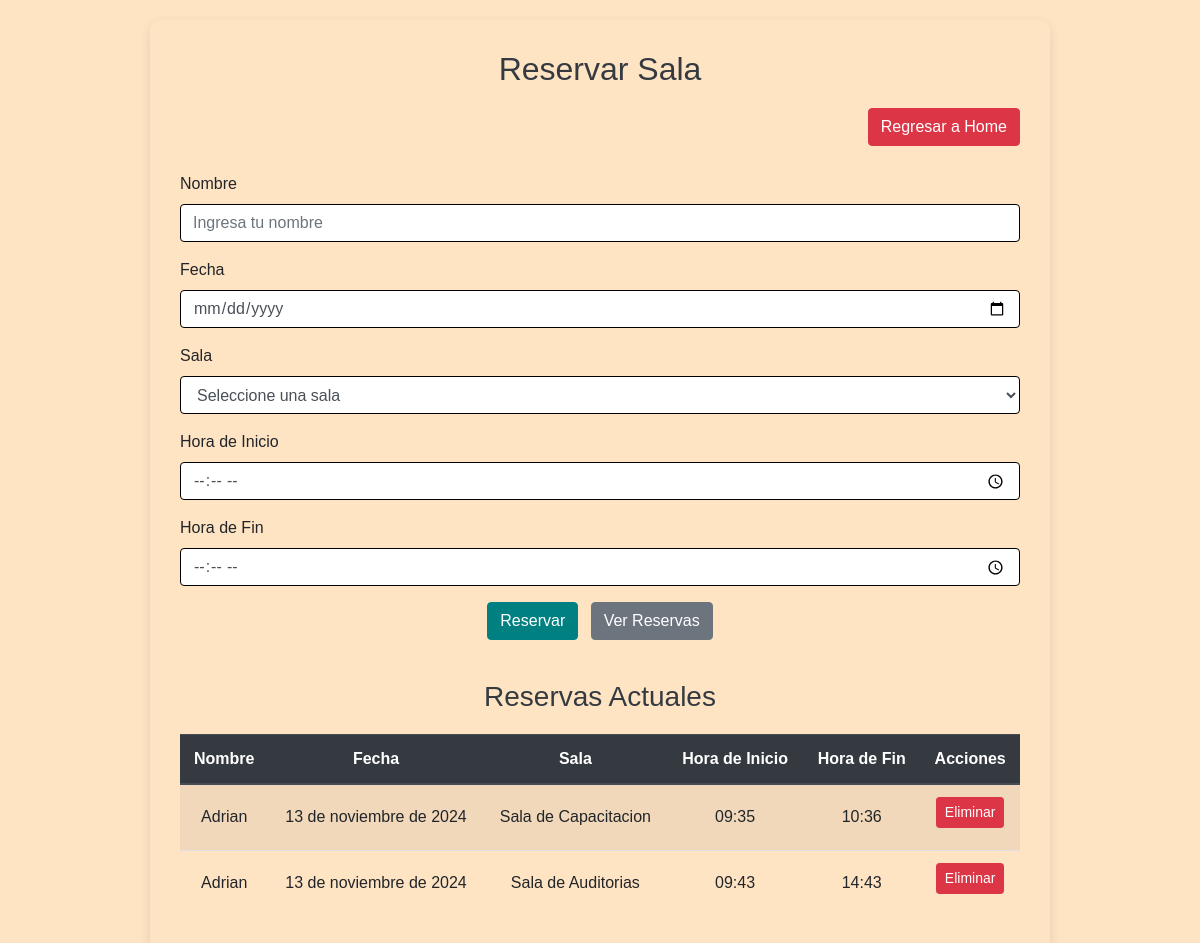
Page /app/reservar_salas/ on the committed database.
### app/models.py (models this page shows, shortened)
class Reserva(models.Model):
    nombre_reservante = models.CharField(max_length=100)
    fecha = models.DateField()
    sala = models.ForeignKey(Sala, on_delete=models.CASCADE)
    hora_inicio = models.TimeField()
    hora_fin = models.TimeField()
    class Meta:
        unique_together = ('fecha', 'sala', 'hora_inicio', 'hora_fin')

class Sala(models.Model):
    nombre = models.CharField(max_length=100)

### app/views.py (the view, shortened to what this page needs)
# urls.py: path('reservar_salas/', reservar_salas, name='reservar_salas'),
def reservar_salas(request):
    salas = Sala.objects.all()
    reservas = Reserva.objects.all()
    ocupadas = {}
    for reserva in reservas:
        if reserva.fecha not in ocupadas:
            ocupadas[reserva.fecha] = {}
        if reserva.sala_id not in ocupadas[reserva.fecha]:
            ocupadas[reserva.fecha][reserva.sala_id] = []
        ocupadas[reserva.fecha][reserva.sala_id].append((reserva.hora_inicio, reserva.hora_fin))
    ocupadas_transformadas = transformar_fechas(ocupadas)
    return render(request, 'reservar_salas.html', {
        'salas': salas,
        'reservas': reservas,
        'ocupadas': ocupadas_transformadas
    })

### app/views.py (called while the page is built)
def transformar_fechas(ocupadas):
    ocupadas_transformadas = {}
    for fecha, salas_ocupadas in ocupadas.items():
        fecha_str = fecha.strftime('%Y-%m-%d')
        ocupadas_transformadas[fecha_str] = salas_ocupadas
    return ocupadas_transformadas

### app/templates/reservar_salas.html (shortened to what this page needs)
<!DOCTYPE html>
<html lang="en">
<head>
    <link rel="stylesheet" href="https://maxcdn.bootstrapcdn.com/bootstrap/4.5.2/css/bootstrap.min.css">
</head>
<body>
    <div class="container">
        <h2>Reservar Sala</h2>
        <div class="text-right mb-3">
            <a href="{% url 'home' %}" class="btn btn-danger">Regresar a Home</a>
        </div>
        <form method="POST" onsubmit="return validarHoras()">
            <div class="form-group">
                <label for="nombre">Nombre</label>
                <input type="text" class="form-control" id="nombre" name="nombre" placeholder="Ingresa tu nombre"
                    required>
            </div>
            <div class="form-group">
                <label for="fecha">Fecha</label>
                <input type="date" class="form-control" id="fecha" name="fecha" required>
            </div>
            <div class="form-group">
                <label for="sala">Sala</label>
                <select class="form-control" id="sala" name="sala" required>
                    <option value="">Seleccione una sala</option>
                </select>
            </div>
            <div class="form-group">
                <label for="hora_inicio">Hora de Inicio</label>
                <input type="time" class="form-control" id="hora_inicio" name="hora_inicio" required min="07:00"
                    max="18:00">
            </div>
            <div class="form-group">
                <label for="hora_fin">Hora de Fin</label>
                <input type="time" class="form-control" id="hora_fin" name="hora_fin" required min="07:00" max="18:00">
            </div>
            <div class="text-center">
                <button type="submit" class="btn btn-primary">Reservar</button>
                <a href="{% url 'reservas' %}" class="btn btn-secondary ml-2">Ver Reservas</a>
            </div>
        </form>
        <h3>Reservas Actuales</h3>
        <table class="table table-striped">
            <thead class="thead-dark">
                <tr>
                    <th>Nombre</th>
                    <th>Fecha</th>
                    <th>Sala</th>
                    <th>Hora de Inicio</th>
                    <th>Hora de Fin</th>
                    <th>Acciones</th>
                </tr>
            </thead>
            <tbody>
                {% for reserva in reservas %}
                <tr class="{% if reserva.fecha == fecha_actual and reserva.sala_id == sala.id %}reservada{% endif %}">
                    <td>{{ reserva.nombre_reservante }}</td>
                    <td>{{ reserva.fecha }}</td>
                    <td>{{ reserva.sala.nombre }}</td>
                    <td>{{ reserva.hora_inicio }}</td>
                    <td>{{ reserva.hora_fin }}</td>
                    <td>
                        <form action="{% url 'eliminar_reserva' reserva.id %}" method="POST" style="display:inline;">
                            <button type="submit" class="btn btn-danger btn-sm">Eliminar</button>
                        </form>
                    </td>
                </tr>
                {% endfor %}
            </tbody>
        </table>
    </div>
</body>
</html>

### app/templates/reservar_salas.html (style rules this page uses)
body { background-color: #FFE4C4; font-family: Arial, sans-serif; display: flex; justify-content: center; align-items: flex-start; min-height: 100vh; margin: 0; padding: 20px; }
.container { background-color: #FFE4C4; padding: 30px; border-radius: 10px; box-shadow: 0 4px 12px rgba(0, 0, 0, 0.1); max-width: 900px; width: 100%; }
h2, h3 { color: #343a40; text-align: center; margin-bottom: 20px; }
.btn-danger { background-color: #dc3545; color: white; margin-bottom: 10px; transition: background-color 0.3s; }
.table th, .table td { text-align: center; vertical-align: middle; }
.form-control { border: 1px solid #000; transition: border-color 0.3s; }
.btn-primary { background-color: #008080; border-color: #008080; transition: background-color 0.3s; }
form { margin-bottom: 40px; }
.thead-dark th { background-color: #343a40; color: white; }

### rows in the picture
Reserva: nombre_reservante "Adrian", fecha "13 de noviembre de 2024", sala.nombre "Sala de Capacitacion", hora_inicio "09:35", hora_fin "10:36"
Reserva: nombre_reservante "Adrian", fecha "13 de noviembre de 2024", sala.nombre "Sala de Auditorias", hora_inicio "09:43", hora_fin "14:43"
